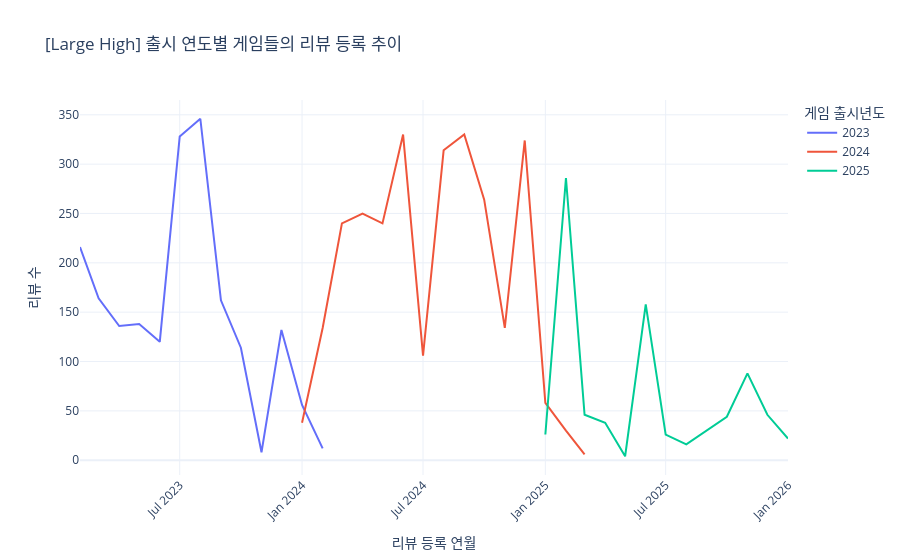

Notebook source saved alongside this figure:
### Code cell
# 2. [관점 A] 출시 연도별 리뷰 등록 추이 (large_high 그룹 대상)
df_large = df_full[df_full['stratum'] == 'large_high']
trend_by_release = df_large.groupby(['release_year', 'year_month']).size().reset_index(name='count')

fig_release = px.line(
    trend_by_release, x='year_month', y='count', color='release_year',
    title='[Large High] 출시 연도별 게임들의 리뷰 등록 추이',
    labels={'year_month': '리뷰 등록 연월', 'count': '리뷰 수', 'release_year': '게임 출시년도'}
)
fig_release.update_layout(xaxis_tickangle=-45, template="plotly_white")
fig_release.show()

### Figure 1 — Plotly figure (JSON) as saved in the notebook; plotly's stock layout.template omitted (floating-point values rounded to 4 significant figures)
{"data": [{"hovertemplate": "게임 출시년도=2023<br>리뷰 등록 연월=%{x}<br>리뷰 수=%{y}<extra></extra>", "legendgroup": "2023", "line": {"color": "#636efa", "dash": "solid"}, "marker": {"symbol": "circle"}, "mode": "lines", "name": "2023", "orientation": "v", "showlegend": true, "type": "scatter", "x": ["2023-02", "2023-03", "2023-04", "2023-05", "2023-06", "2023-07", "2023-08", "2023-09", "2023-10", "2023-11", "2023-12", "2024-01", "2024-02"], "xaxis": "x", "y": [216, 164, 136, 138, 120, 328, 346, 162, 114, 8, 132, 56, 12], "yaxis": "y"}, {"hovertemplate": "게임 출시년도=2024<br>리뷰 등록 연월=%{x}<br>리뷰 수=%{y}<extra></extra>", "legendgroup": "2024", "line": {"color": "#EF553B", "dash": "solid"}, "marker": {"symbol": "circle"}, "mode": "lines", "name": "2024", "orientation": "v", "showlegend": true, "type": "scatter", "x": ["2024-01", "2024-02", "2024-03", "2024-04", "2024-05", "2024-06", "2024-07", "2024-08", "2024-09", "2024-10", "2024-11", "2024-12", "2025-01", "2025-02", "2025-03"], "xaxis": "x", "y": [38, 134, 240, 250, 240, 330, 106, 314, 330, 264, 134, 324, 58, 30, 6], "yaxis": "y"}, {"hovertemplate": "게임 출시년도=2025<br>리뷰 등록 연월=%{x}<br>리뷰 수=%{y}<extra></extra>", "legendgroup": "2025", "line": {"color": "#00cc96", "dash": "solid"}, "marker": {"symbol": "circle"}, "mode": "lines", "name": "2025", "orientation": "v", "showlegend": true, "type": "scatter", "x": ["2025-01", "2025-02", "2025-03", "2025-04", "2025-05", "2025-06", "2025-07", "2025-08", "2025-10", "2025-11", "2025-12", "2026-01"], "xaxis": "x", "y": [26, 286, 46, 38, 4, 158, 26, 16, 44, 88, 46, 22], "yaxis": "y"}], "layout": {"legend": {"title": {"text": "게임 출시년도"}, "tracegroupgap": 0}, "title": {"text": "[Large High] 출시 연도별 게임들의 리뷰 등록 추이"}, "xaxis": {"anchor": "y", "domain": [0, 1], "tickangle": -45, "title": {"text": "리뷰 등록 연월"}}, "yaxis": {"anchor": "x", "domain": [0, 1], "title": {"text": "리뷰 수"}}}}
